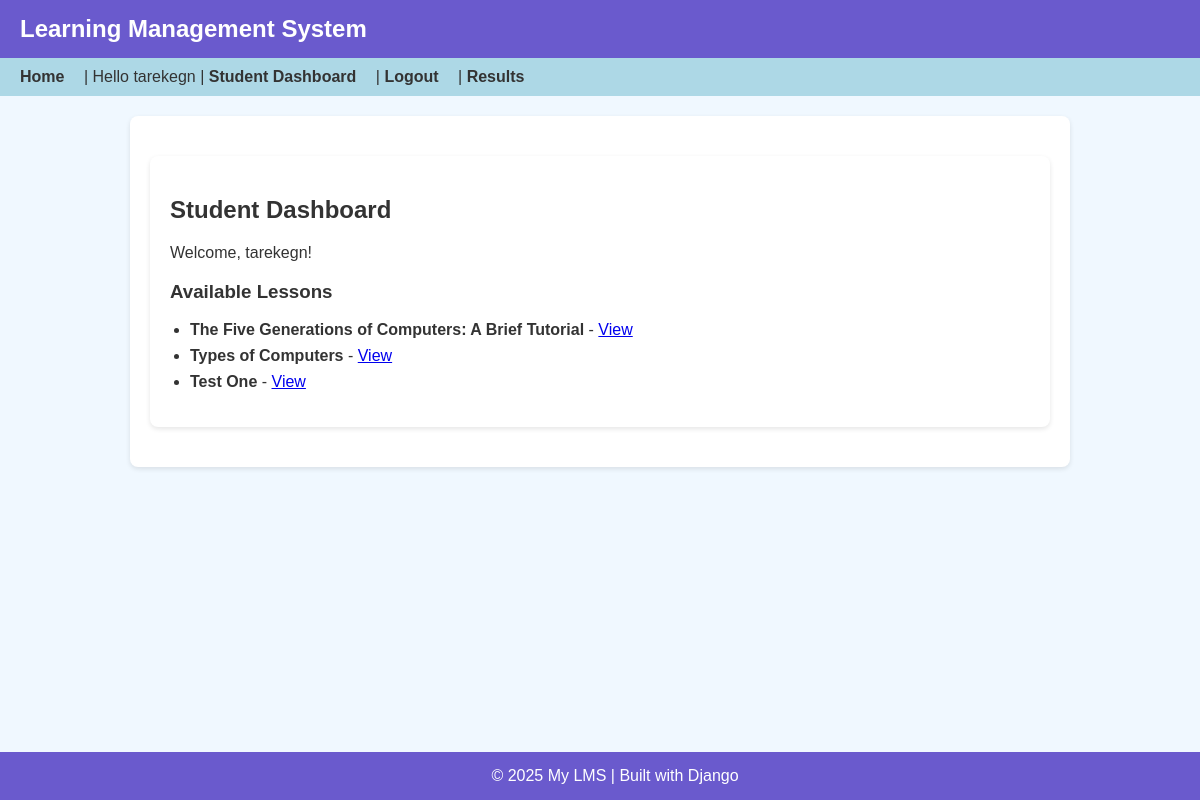
/student/dashboard/ (signed in), run on the app's committed database.
### courses/models.py (models this page shows, shortened)
class Lesson(models.Model):
    course = models.ForeignKey(Course, on_delete=models.CASCADE, related_name='lessons')
    title = models.CharField(max_length=200)
    content = models.TextField()
    created_at = models.DateTimeField(auto_now_add=True)

### courses/views.py (the view)
# urls.py: path('student/dashboard/', views.student_dashboard, name='student_dashboard'),
@login_required
def student_dashboard(request):
    lessons = Lesson.objects.select_related('course').all()
    return render(request, 'courses/student_dashboard.html', {'lessons': lessons})

### courses/templates/courses/student_dashboard.html
{% extends "base.html" %}
{% block content %}
<div class="container">
    <h2>Student Dashboard</h2>
    <p>Welcome, {{ user.username }}!</p>
    <h3>Available Lessons</h3>
    {% if lessons %}
        <ul>
            {% for lesson in lessons %}
                <li>
                    <strong>{{ lesson.title }}</strong> -
                    <a href="{% url 'courses:lesson_detail' lesson.id %}">View</a>
                </li>
            {% endfor %}
        </ul>
    {% else %}
        <p>No lessons available at the moment.</p>
    {% endif %}
</div>
{% endblock %}

### templates/base.html (shortened to what this page needs)
{% load static %}
<!DOCTYPE html>
<html lang="en">
<head>
    <link rel="stylesheet" href="{% static 'css/base.css' %}">
</head>
<body>
    <header>
        Learning Management System
    </header>
    <nav>
        <a href="{% url 'courses:home' %}">Home</a> |
        {% if user.is_authenticated %}
            Hello {{ user.username }} |
            {% if user.profile.role == 'teacher' %}
                <a href="{% url 'courses:teacher_dashboard' %}">Teacher Dashboard</a> |
            {% elif user.profile.role == 'student' %}
                <a href="{% url 'courses:student_dashboard' %}">Student Dashboard</a> |
            {% endif %}
            <a href="{% url 'accounts:logout' %}">Logout</a> |
            <a href="{% url 'assessments:results' %}">Results</a>
        {% else %}
            <a href="{% url 'accounts:login' %}">Login</a> |
            <a href="{% url 'accounts:register' %}">Register</a>
        {% endif %}
    </nav>
    <div class="container">
        {% block content %}{% endblock %}
    </div>
    <footer>
        © 2025 My LMS | Built with Django
    </footer>
</body>
</html>

### static/css/base.css (style rules this page uses)
body { font-family: Arial, sans-serif; background-color: #f0f8ff; color: #333; margin: 0; padding: 0; }
header { background-color: #6a5acd; color: white; padding: 15px 20px; }
nav a { color: white; text-decoration: none; margin-right: 15px; }
footer { background-color: #6a5acd; color: white; text-align: center; padding: 10px; position: fixed; width: 100%; bottom: 0; }
.container { max-width: 900px; margin: auto; }
ul { padding-left: 20px; }
li { margin-bottom: 8px; }

### templates/base.html (style rules this page uses)
body { font-family: Arial, sans-serif; margin: 0; background-color: #f0f8ff; color: #333; }
header { background-color: #6a5acd; color: white; padding: 15px 20px; font-size: 24px; font-weight: bold; }
nav { background-color: #add8e6; padding: 10px 20px; }
nav a { margin-right: 15px; text-decoration: none; color: #333; font-weight: bold; }
.container { max-width: 900px; margin: 20px auto; padding: 20px; background-color: white; border-radius: 8px; box-shadow: 0 2px 5px rgba(0,0,0,0.1); }
footer { text-align: center; padding: 15px; background-color: #6a5acd; color: white; position: fixed; width: 100%; bottom: 0; }
ul { padding-left: 20px; }
li { margin-bottom: 8px; }

### data on the page
Lesson: title "The Five Generations of Computers: A Brief Tutorial"
Lesson: title "Types of Computers"
Lesson: title "Test One"

### other printed values
{{ user.username }} "tarekegn"
